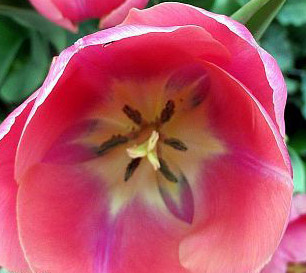
#> input picture OCV_Tutorials/pink_open_11.jpg, 306 x 273 px
$ python ImgBasics.py
#> lines starting #> are read from the running program, lines starting #| are printed output that depends on the picture
# OpenCV Tutorials on rading an image, writing to an image
# and showing an image

import numpy as np
import cv2

#Loading a color image in grayscale
img = cv2.imread('pink_open_11.jpg',0)
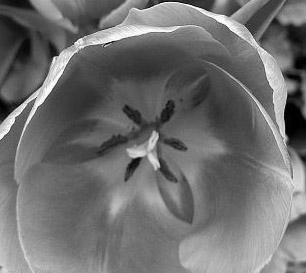
#> img: shape (273, 306); min 0, max 255, mean 111

#Display the loaded grayscale image
cv2.imshow('image',img)
cv2.waitKey(0)
cv2.destroyAllWindows()
